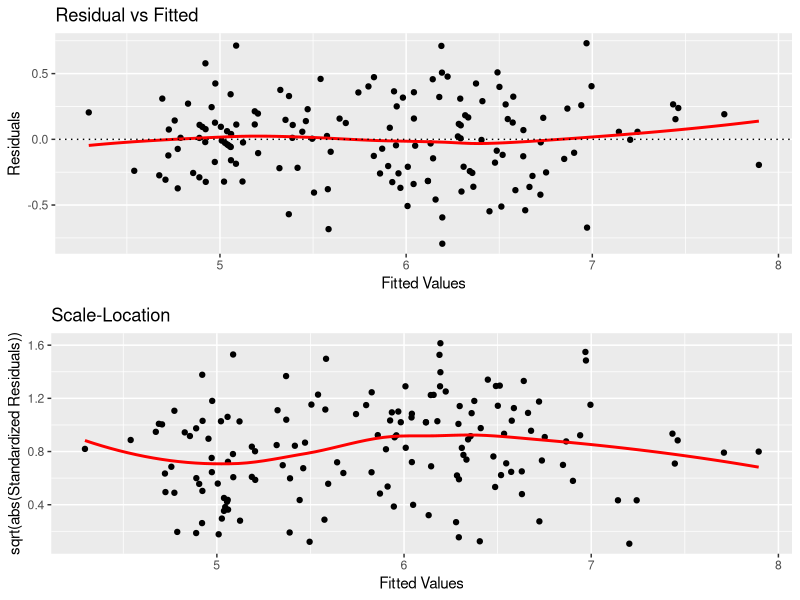

This figure's R source:
library(ggplot2)
library(gridExtra)

# linreg ------------------------------------------------------------------
data <- iris
formula <- Sepal.Length ~ Species + Sepal.Width + Petal.Length + Petal.Width
#formula <- Petal.Length ~ Species

linreg <- function(formula, data) {
    # Define matrix
    X <- model.matrix(formula, data)
    
    # extract the dependant variable from data set
    dep_name <- all.vars(expr = formula)[1]
    y <- (data[, dep_name])
    
    # calculated the predicted values for beta parameter vector
    beta_hat <- solve((t(X) %*% X)) %*% t(X) %*% y
    # colnames(beta_hat) <- "Reg_Coef"
    
    # find the fitted values of y using beta_hat
    y_hat <- X %*% beta_hat
    
    # find the residual values
    e_hat <- y - y_hat
    
    # degrees of freedom
    n <- nrow(X) #number of observations
    p <- length(all.vars(formula)) - length(dep_name) #number of parameters
    
    df <- n - p
    
    # residual variance
    sigma_hat <- as.numeric((t(e_hat) %*% e_hat) / df)
    var_beta_hat <- sigma_hat * solve((t(X) %*% X))
    
    #The t-values for each coefficient
    t_value <- beta_hat / sqrt(diag(var_beta_hat))
    p_value <- pt(t_value, df = df)
    
    # Build RC-class
    output <- setRefClass(
        "linreg",
        fields = list(
            f_formula = "formula",
            reg_coef = "matrix",
            fitted_values = "matrix",
            resid = "matrix",
            df = "numeric",
            var_resid = "numeric",
            p_value = "matrix",
            t_value = "matrix",
            var_res_coef = "matrix"
        ),
        methods = list(
            print.linreg <<- function(result) {
                return(list(Formula_call = result$f_formula,
                            Regression_Coefficients = result$reg_coef))
            },
            plot.linreg <<- function(result) {
                plot_df <- data.frame(
                    resid = result$resid,
                    fitted_values = result$fitted_values,
                    y = y
                )
                p1 <- ggplot(data = plot_df, aes(x = fitted_values, y = resid)) +
                    geom_point() +
                    geom_smooth(method = "loess",
                                color = "red",
                                se = FALSE) +
                    geom_abline(slope = 0,
                                intercept = 0,
                                linetype = "dotted") +
                    ggtitle("Residual vs Fitted") +
                    ylab("Residuals") +
                    xlab("Fitted Values")
                
                p2 <- ggplot(data = plot_df, 
                             aes(x = fitted_values, y = sqrt(abs((resid - mean(resid)) / sqrt(result$var_resid))))) +
                    geom_point() +
                    geom_smooth(method = "loess",
                                color = "red",
                                se = FALSE) +
                    ggtitle("Scale-Location") +
                    ylab("sqrt(abs(Standardized Residuals))") +
                    xlab("Fitted Values")
             
               return(grid.arrange(p1, p2))       
            },
            resid.linreg <<- function(result) {
                return(list(Residuals = result$resid))
            },
            pred.linreg <<- function(result) {
                return(list(Fitted_Values = result$fitted_values))
            },
            coef.linreg <<- function(result) {
                vector <- as.vector(result$reg_coef)
               vect_names <-  rownames(result$reg_coef)
               names(vector) <-  vect_names
                return(vector)
            }
            
        )
    )
    
    result <- output(
        f_formula = formula,
        reg_coef = beta_hat,
        fitted_values = y_hat,
        resid = e_hat,
        df = df,
        var_resid = sigma_hat,
        p_value = p_value,
        t_value = t_value,
        var_res_coef = var_beta_hat)
    return(result)
}
eval <- linreg(formula, iris)

plot(eval)
print(eval)
coef(eval)

# lin <- lm(formula, iris)
# plot(lin)

table(iris$Species)
